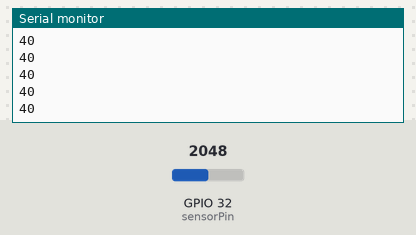
Simulated run of this sketch. Board: ESP32. On the bench: the last lines printed to the serial monitor. The inputs (shaded band) are chosen by the test bench; at power-on: GPIO 32 (sensorPin) = 2048.

Above: at 1.2 s.
1.3 s: GPIO 32 (sensorPin) set to 2866
At 1.56 s:
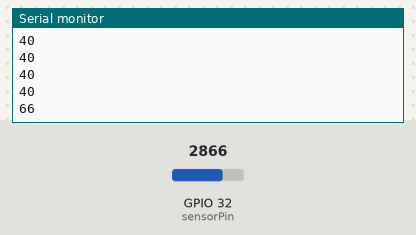
2.8 s: GPIO 32 (sensorPin) set to 3603
At 2.96 s:
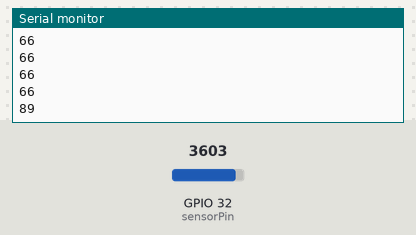
Timing chart, 0 to 5.8 s (numbered marks = the images above; inputs shaded):
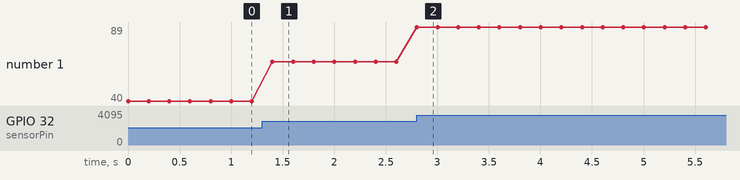

Measured:
- after the input at 1.3 s, the serial monitor: prints a new line after 0.10 s (image 1)
- after the input at 2.8 s, the serial monitor: prints a new line at once (image 2)
- plotted number 1: 40 → 66 after the input at 1.3 s, 66 → 89 after the input at 2.8 s

The sketch:

batstat.ino
```cpp
int sensorPin = 32;    // select the input pin for the potentiometer
int voltageValue = 0;  // variable to store the value coming from the sensor

void setup() {
  Serial.begin(9600);
    pinMode(sensorPin, INPUT);
}

void loop() {
  // read the value from the sensor:
  int voltageValue = analogRead(sensorPin);
  int battery=map(voltageValue,788,3950,1,100);

  Serial.println(battery);
  delay(200);
}
```
